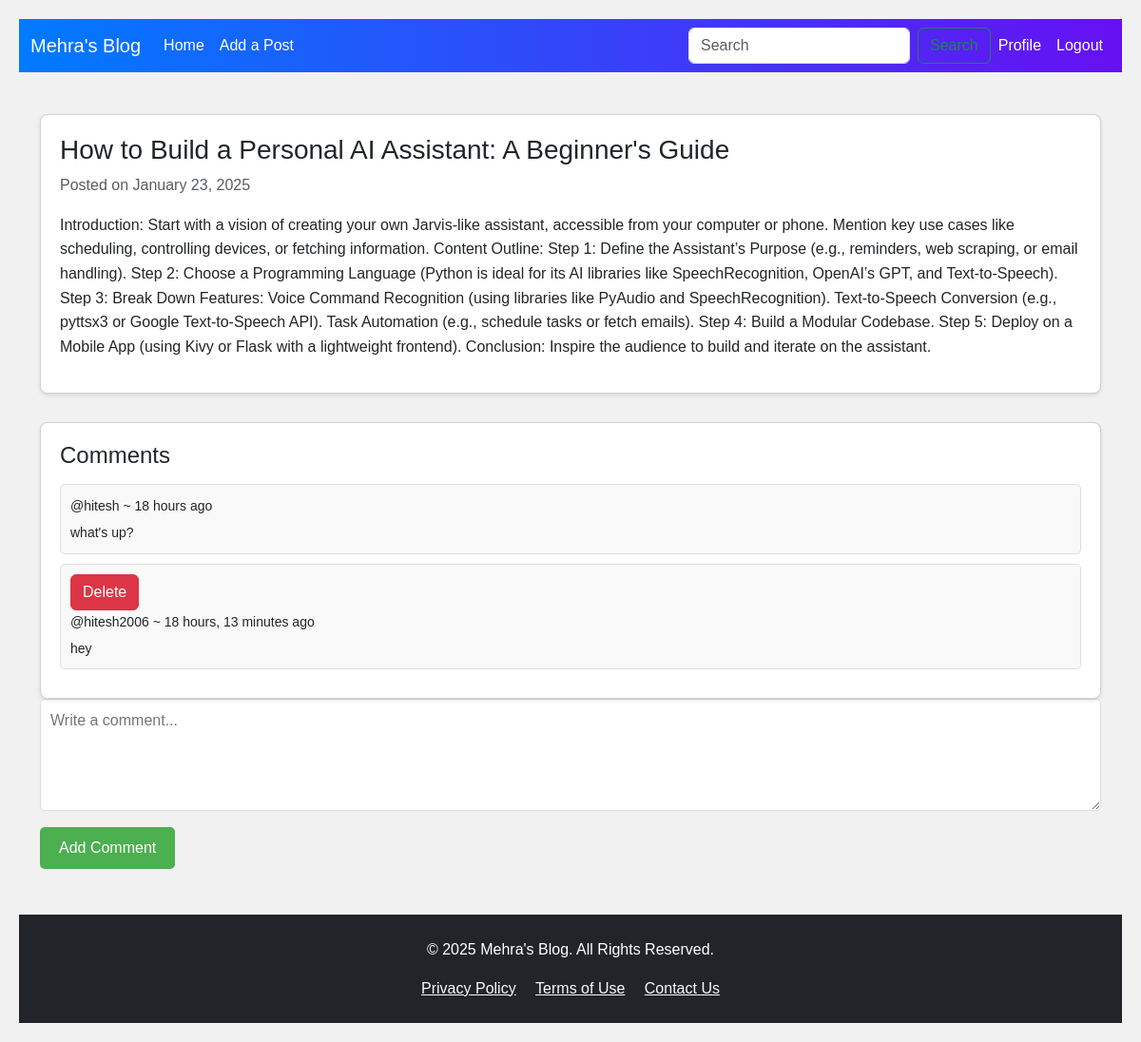
Page /full-post/3 (signed in) on the committed database.
### blog_app/models.py (models this page shows, shortened)
class Posts(models.Model):
    user = models.ForeignKey(User,on_delete=models.CASCADE,null=True)
    title = models.CharField(max_length=100)
    content = models.CharField(max_length=100000)
    created_at = models.DateField(auto_now=True)

class Message(models.Model):
    user = models.ForeignKey(User,on_delete=models.CASCADE,null=True)
    post = models.ForeignKey(Posts,on_delete=models.CASCADE,null=True,related_name="comments")
    body = models.TextField()
    created_at = models.DateTimeField(auto_now=True)

### blog_app/views.py (the view)
# urls.py: path('full-post/<str:pk>',views.posts_full,name='full-post'),
@login_required(login_url="/login/")
def posts_full(request,pk):
    post = Posts.objects.get(id=pk)
    comments = post.comments.all().order_by('-created_at')
    if request.method == 'POST':
        comment = Message.objects.create(user=request.user,
                                        post=post,
                                        body=request.POST.get('content'))
        messages.success(request,"Comment is added Successfully !!!!")
        return redirect('full-post',pk=post.id)
    context={'posts':post,'comments':comments}
    return render(request,'posts.html',context)

### templates/posts.html (shortened to what this page needs)
{% extends 'base.html' %}
{% block content %}
<div class="row">
  <div class="leftcolumn">
    <div class="card">
      <h1>{{ posts.title }}</h1>
      <h6 class="text-muted">Posted on {{ posts.created_at|date:"F j, Y" }}</h6>
      <p>{{ posts.content }}</p>
    </div>
    <div class="card comments-section">
      <h2>Comments</h2>
      {% for comment in comments %}
      <div class="comment">
        {% if request.user == comment.user %}
        <form method="POST" action="{% url 'delete-comment' comment.id %}" class="delete-form">
          <button type="submit" class="btn btn-danger">Delete</button>
        </form>
        {% endif %}
        <small>@{{comment.user}} ~ {{comment.created_at|timesince}} ago</small>
        <p>{{ comment.body }}</p>
      </div>
      {% empty %}
      <p>No comments yet. Be the first to comment!</p>
      {% endfor %}
    </div>
    {% if request.user.is_authenticated %}
    <div class="comment-form">
      <form method="POST" class="comment-form">
        <textarea name="content" rows="4" placeholder="Write a comment..." required></textarea>
        <button type="submit">Add Comment</button>
      </form>
    </div>
    {% endif %}
  </div>
</div>
{% endblock content %}

### static/styles/base.css (style rules this page uses)
body { background-color: aquamarine; }

### templates/base.html (style rules this page uses)
body { font-family: 'Roboto', sans-serif; }

### templates/posts.html (style rules this page uses)
* { box-sizing: border-box; }
body { font-family: Arial, sans-serif; padding: 20px; background: #f1f1f1; }
.leftcolumn { float: left; width: 100%; }
.card { background-color: white; padding: 20px; margin-top: 20px; border-radius: 8px; box-shadow: 0 2px 4px rgba(0, 0, 0, 0.1); }
.row:after { content: ""; display: table; clear: both; }
h1 { font-size: 28px; margin-bottom: 10px; }
h6.text-muted { color: gray; margin-bottom: 20px; }
p { line-height: 1.6; }
.comments-section { margin-top: 30px; }
.comments-section h2 { font-size: 24px; margin-bottom: 15px; }
.comment { background-color: #f9f9f9; border: 1px solid #ddd; padding: 10px; margin-bottom: 10px; border-radius: 5px; }
.comment p { margin: 5px 0 0 0; font-size: 14px; }
.comment-form textarea { width: 100%; padding: 10px; margin-bottom: 10px; border: 1px solid #ddd; border-radius: 5px; }
.comment-form button { background-color: #4CAF50; color: white; border: none; padding: 10px 20px; border-radius: 5px; cursor: pointer; }

### rows in the picture
Posts: title "How to Build a Personal AI Assistant: A Beginner's Guide", created_at "January 23, 2025", content "Introduction: Start with a vision of creating your own Jarvis-like assistant, accessible from your computer or phone. Mention key use cases like scheduling, controlling devices, or fetching information. Content Outline: Step 1: Define the Assistant’s Purpose (e.g., reminders, web scraping, or email handling). Step 2: Choose a Programming Language (Python is ideal for its AI libraries like SpeechRecognition, OpenAI’s GPT, and Text-to-Speech). Step 3: Break Down Features: Voice Command Recognition (using libraries like PyAudio and SpeechRecognition). Text-to-Speech Conversion (e.g., pyttsx3 or Google Text-to-Speech API). Task Automation (e.g., schedule tasks or fetch emails). Step 4: Build a…"
Message: user "hitesh", created_at "18 hours", body "what's up?"
Message: shows "Delete", user "hitesh2006", created_at "18 hours, 13 minutes", body "hey"
